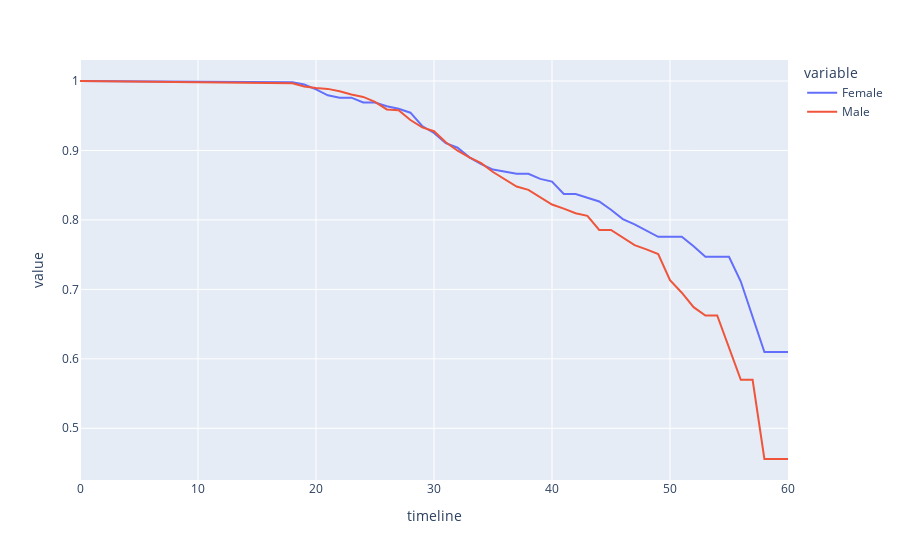

Here is the notebook cell this chart was saved with:
### Code cell
gender_age_attrition = survival(data, 'Gender', 'Age', 'Attrition')
print(gender_age_attrition)
gender_age_attrition.plot(kind='line')

### Figure 1 — Plotly figure (JSON) as saved in the notebook; plotly's stock layout.template omitted (floating-point values rounded to 4 significant figures)
{"data": [{"hovertemplate": "variable=Female<br>timeline=%{x}<br>value=%{y}<extra></extra>", "legendgroup": "Female", "line": {"color": "#636efa", "dash": "solid"}, "marker": {"symbol": "circle"}, "mode": "lines", "name": "Female", "orientation": "v", "showlegend": true, "type": "scatter", "x": [0, 18, 19, 20, 21, 22, 23, 24, 25, 26, 27, 28, 29, 30, 31, 32, 33, 34, 35, 36, 37, 38, 39, 40, 41, 42, 43, 44, 45, 46, 47, 48, 49, 50, 51, 52, 53, 54, 55, 56, 57, 58, 59, 60], "xaxis": "x", "y": [1, 0.9983, 0.9949, 0.988, 0.9794, 0.976, 0.976, 0.969, 0.969, 0.9637, 0.9601, 0.9544, 0.9352, 0.9252, 0.9105, 0.904, 0.8901, 0.8804, 0.8725, 0.8696, 0.8665, 0.8665, 0.8591, 0.8551, 0.8374, 0.8374, 0.8322, 0.8266, 0.8146, 0.8011, 0.7936, 0.785, 0.7757, 0.7757, 0.7757, 0.7621, 0.7469, 0.7469, 0.7469, 0.7113, 0.6605, 0.6097, 0.6097, 0.6097], "yaxis": "y"}, {"hovertemplate": "variable=Male<br>timeline=%{x}<br>value=%{y}<extra></extra>", "legendgroup": "Male", "line": {"color": "#EF553B", "dash": "solid"}, "marker": {"symbol": "circle"}, "mode": "lines", "name": "Male", "orientation": "v", "showlegend": true, "type": "scatter", "x": [0, 18, 19, 20, 21, 22, 23, 24, 25, 26, 27, 28, 29, 30, 31, 32, 33, 34, 35, 36, 37, 38, 39, 40, 41, 42, 43, 44, 45, 46, 47, 48, 49, 50, 51, 52, 53, 54, 55, 56, 57, 58, 59, 60], "xaxis": "x", "y": [1, 0.9966, 0.9921, 0.9898, 0.9886, 0.9852, 0.9806, 0.977, 0.9699, 0.959, 0.9578, 0.9438, 0.9332, 0.9277, 0.9118, 0.8997, 0.8901, 0.8817, 0.8689, 0.8589, 0.848, 0.8433, 0.8331, 0.8222, 0.8162, 0.8096, 0.8058, 0.7856, 0.7856, 0.7752, 0.7637, 0.7575, 0.7508, 0.7132, 0.6952, 0.6744, 0.6624, 0.6624, 0.6172, 0.5697, 0.5697, 0.4558, 0.4558, 0.4558], "yaxis": "y"}], "layout": {"legend": {"title": {"text": "variable"}, "tracegroupgap": 0}, "margin": {"t": 60}, "xaxis": {"anchor": "y", "domain": [0, 1], "title": {"text": "timeline"}}, "yaxis": {"anchor": "x", "domain": [0, 1], "title": {"text": "value"}}}}
